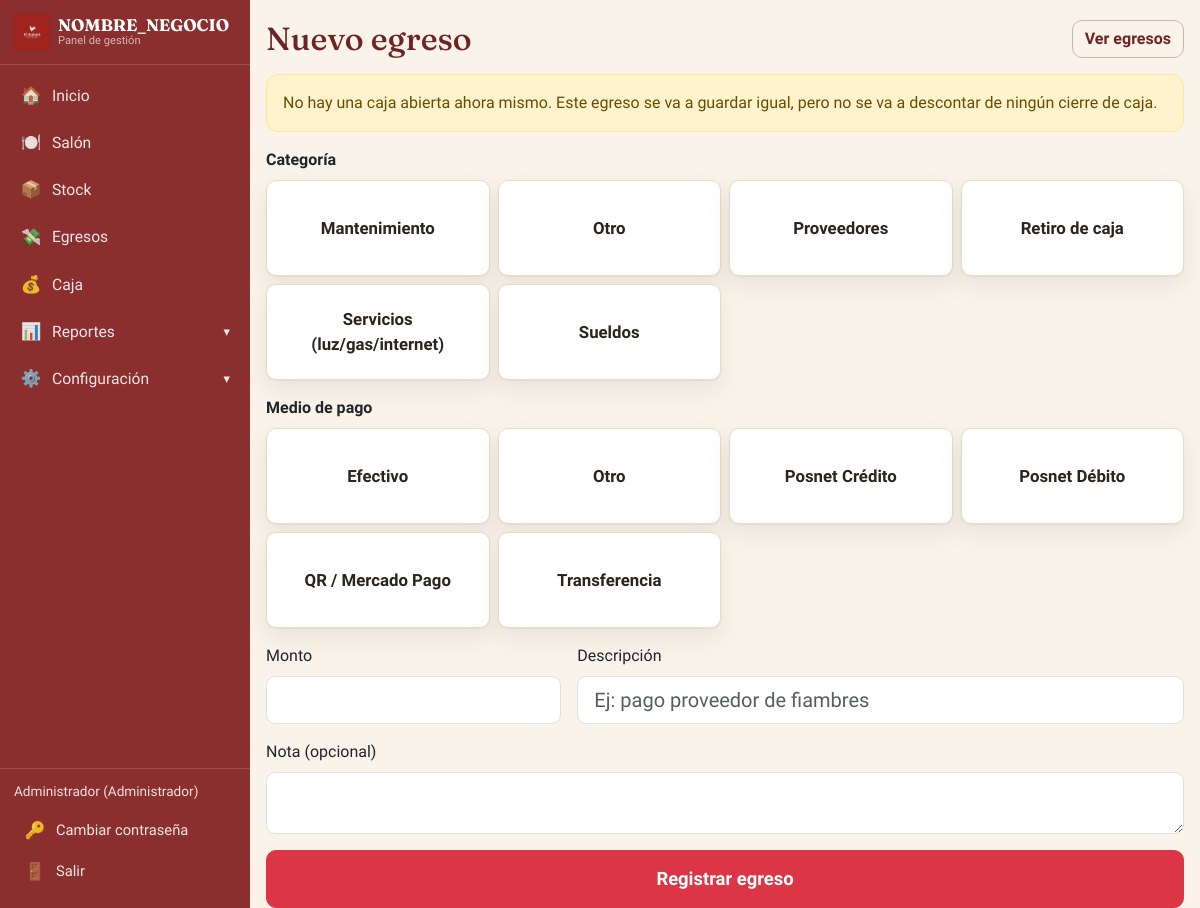
The page /DEPLOY_HOSTINGER/egresos/nuevo.php (signed in) on the database its author committed.
### tables this page shows
CREATE TABLE IF NOT EXISTS categorias_egreso (
    id INT UNSIGNED AUTO_INCREMENT PRIMARY KEY,
    nombre VARCHAR(100) NOT NULL,
    activo TINYINT(1) NOT NULL DEFAULT 1
);

CREATE TABLE IF NOT EXISTS medios_pago (
    id INT UNSIGNED AUTO_INCREMENT PRIMARY KEY,
    nombre VARCHAR(50) NOT NULL UNIQUE,
    activo TINYINT(1) NOT NULL DEFAULT 1,
     
     
     
     
    es_efectivo TINYINT(1) NOT NULL DEFAULT 0
);

### DEPLOY_HOSTINGER/includes/auth.php (called while the page is built, shortened)
<?php
function estaLogueado(): bool
{
    return isset($_SESSION['usuario_id']);
}
function tienePermiso(string $permiso): bool
{
    return estaLogueado() && !empty($_SESSION['permisos'][$permiso]);
}
function rutaBase(): string
{
    $partes = explode('/', trim($_SERVER['SCRIPT_NAME'], '/'));
    $profundidad = count($partes) - 1;
    return str_repeat('../', $profundidad);
}

### DEPLOY_HOSTINGER/includes/functions.php (called while the page is built, shortened)
<?php
function h(?string $texto): string
{
    return htmlspecialchars($texto ?? '', ENT_QUOTES, 'UTF-8');
}
    ?>

### DEPLOY_HOSTINGER/egresos/nuevo.php (the view, shortened to what this page needs)
<?php
require_once __DIR__ . '/../includes/auth.php';
require_once __DIR__ . '/../includes/functions.php';
$pdo = obtenerConexion();
$categorias = $pdo->query('SELECT * FROM categorias_egreso WHERE activo = 1 ORDER BY nombre')->fetchAll();
$mediosPago = $pdo->query('SELECT * FROM medios_pago WHERE activo = 1 ORDER BY nombre')->fetchAll();
$stmt = $pdo->query("SELECT id FROM caja_sesiones WHERE estado = 'abierta' ORDER BY id DESC LIMIT 1");
$cajaAbiertaId = $stmt->fetchColumn();
$cajaAbiertaId = $cajaAbiertaId ? (int)$cajaAbiertaId : null;
require __DIR__ . '/../includes/header.php';
?>
<div class="d-flex justify-content-between align-items-center mb-3 flex-wrap gap-2">
  <h2 class="mb-0">Nuevo egreso</h2>
  <a href="listar.php" class="btn btn-outline-secondary">Ver egresos</a>
</div>
<?php if (!$cajaAbiertaId): ?>
  <div class="alert alert-warning">No hay una caja abierta ahora mismo. Este egreso se va a guardar igual, pero no se va a descontar de ningún cierre de caja.</div>
<?php endif; ?>
<form method="post" action="nuevo.php" class="row g-3">
  <div class="col-12">
    <label class="form-label fw-bold">Categoría</label>
    <div class="row g-2" id="grillaCategorias">
      <?php foreach ($categorias as $c): ?>
        <div class="col-6 col-md-3">
          <button type="button" class="btn producto-btn chip-egreso" data-tipo="categoria" data-id="<?= (int)$c['id'] ?>">
            <div class="fw-bold text-center"><?= h($c['nombre']) ?></div>
          </button>
        </div>
      <?php endforeach; ?>
    </div>
  </div>
  <div class="col-12">
    <label class="form-label fw-bold">Medio de pago</label>
    <div class="row g-2" id="grillaMedios">
      <?php foreach ($mediosPago as $mp): ?>
        <div class="col-6 col-md-3">
          <button type="button" class="btn producto-btn chip-egreso" data-tipo="medio" data-id="<?= (int)$mp['id'] ?>">
            <div class="fw-bold text-center"><?= h($mp['nombre']) ?></div>
          </button>
        </div>
      <?php endforeach; ?>
    </div>
  </div>
  <div class="col-md-4">
    <label class="form-label">Monto</label>
    <input type="number" step="0.01" min="0.01" name="monto" class="form-control form-control-lg" value="<?= h($_POST['monto'] ?? '') ?>" required autofocus>
  </div>
  <div class="col-md-8">
    <label class="form-label">Descripción</label>
    <input type="text" name="descripcion" class="form-control form-control-lg" placeholder="Ej: pago proveedor de fiambres" value="<?= h($_POST['descripcion'] ?? '') ?>" required>
  </div>
  <div class="col-12">
    <label class="form-label">Nota (opcional)</label>
    <textarea name="nota" class="form-control" rows="2"><?= h($_POST['nota'] ?? '') ?></textarea>
  </div>
  <div class="col-12">
    <button type="submit" class="btn btn-danger btn-lg-touch w-100">Registrar egreso</button>
  </div>
</form>
<?php require __DIR__ . '/../includes/footer.php'; ?>

### DEPLOY_HOSTINGER/includes/header.php (shortened to what this page needs)
<?php
$base = rutaBase();
$dirActualSidebar = basename(dirname($_SERVER['SCRIPT_NAME']));
$archivoActualSidebar = basename($_SERVER['SCRIPT_NAME']);
$scriptActualSidebar = ($dirActualSidebar === '' || $dirActualSidebar === '.')
    ? $archivoActualSidebar
    : $dirActualSidebar . '/' . $archivoActualSidebar;
$esActivoSidebar = function (string $ruta) use ($scriptActualSidebar): string {
    return $ruta === $scriptActualSidebar ? ' active' : '';
};
$rutasReportesSidebar = [
    'reportes/ventas.php', 'reportes/productos_top.php', 'reportes/medios_pago.php',
    'reportes/ingresos_egresos.php', 'reportes/auditoria_pedidos.php',
];
$rutasConfigSidebar = [
    'productos/listar.php', 'categorias/listar.php', 'mesas/listar.php',
    'medios_pago/listar.php', 'egresos/categorias.php', 'usuarios/listar.php',
    'perfiles/listar.php',
];
$grupoReportesActivo = in_array($scriptActualSidebar, $rutasReportesSidebar, true);
$grupoConfigActivo = in_array($scriptActualSidebar, $rutasConfigSidebar, true);
$mostrarConfigProductos = tienePermiso('gestionar_productos');
$mostrarConfigCategorias = tienePermiso('gestionar_categorias');
$mostrarConfigMesas = tienePermiso('gestionar_mesas');
$mostrarConfigMediosPago = tienePermiso('gestionar_medios_pago');
$mostrarConfigEgresosCategorias = tienePermiso('gestionar_egresos_categorias');
$mostrarConfigUsuarios = tienePermiso('gestionar_usuarios');
$mostrarConfigPerfiles = tienePermiso('gestionar_perfiles');
$mostrarGrupoConfig = $mostrarConfigProductos || $mostrarConfigCategorias || $mostrarConfigMesas
    || $mostrarConfigMediosPago || $mostrarConfigEgresosCategorias || $mostrarConfigUsuarios || $mostrarConfigPerfiles;
$versionCss = '20260920-r19';
?>
<!DOCTYPE html>
<html lang="es">
<head>
<link href="<?= $base ?>assets/vendor/bootstrap-5.3.3/bootstrap.min.css" rel="stylesheet">
<link href="<?= $base ?>assets/css/style.css?v=<?= h($versionCss) ?>" rel="stylesheet">
</head>
<body>
<?php if (estaLogueado()): ?>
<div class="offcanvas-md offcanvas-start app-sidebar no-imprimir" tabindex="-1" id="sidebar" aria-labelledby="sidebarLabel">
  <div class="offcanvas-body sidebar-body d-flex flex-column p-0">
    <div class="sidebar-brand d-none d-md-flex align-items-center justify-content-between">
      <a class="d-flex align-items-center gap-2 text-decoration-none" href="<?= $base ?>dashboard.php">
        <img src="<?= $base ?>assets/img/logo.png" alt="<?= h(NOMBRE_NEGOCIO) ?>" class="logo-imagen"
             onerror="this.style.display='none'; this.nextElementSibling.style.display='flex';">
        <span class="sidebar-brand-textos">
          <span class="sidebar-brand-text"><?= h(NOMBRE_NEGOCIO) ?></span>
          <span class="sidebar-brand-subtitulo">Panel de gestión</span>
        </span>
      </a>
    </div>
    <ul class="nav flex-column sidebar-nav flex-grow-1">
      <li class="nav-item">
        <a class="nav-link<?= $esActivoSidebar('dashboard.php') ?>" href="<?= $base ?>dashboard.php" title="Inicio">
          <span class="sidebar-icon">🏠</span><span class="sidebar-label">Inicio</span>
        </a>
      </li>
      <li class="nav-item">
        <a class="nav-link<?= $esActivoSidebar('mesas/salon.php') ?>" href="<?= $base ?>mesas/salon.php" title="Salón">
          <span class="sidebar-icon">🍽️</span><span class="sidebar-label">Salón</span>
        </a>
      </li>
      <li class="nav-item">
        <a class="nav-link<?= $esActivoSidebar('stock/movimientos.php') ?>" href="<?= $base ?>stock/movimientos.php" title="Stock">
          <span class="sidebar-icon">📦</span><span class="sidebar-label">Stock</span>
        </a>
      </li>
      <li class="nav-item">
        <a class="nav-link<?= $esActivoSidebar('egresos/listar.php') ?>" href="<?= $base ?>egresos/listar.php" title="Egresos">
          <span class="sidebar-icon">💸</span><span class="sidebar-label">Egresos</span>
        </a>
      </li>
      <?php if (tienePermiso('ver_caja')): ?>
      <li class="nav-item">
        <a class="nav-link<?= $esActivoSidebar('caja/historial.php') ?>" href="<?= $base ?>caja/historial.php" title="Caja">
          <span class="sidebar-icon">💰</span><span class="sidebar-label">Caja</span>
        </a>
      </li>
      <?php endif; ?>
      <?php if (tienePermiso('ver_reportes')): ?>
      <li class="nav-item">
        <button class="nav-link sidebar-group-toggle<?= $grupoReportesActivo ? '' : ' collapsed' ?>" type="button"
                data-bs-toggle="collapse" data-bs-target="#navReportes"
                aria-expanded="<?= $grupoReportesActivo ? 'true' : 'false' ?>" aria-controls="navReportes" title="Reportes">
          <span class="sidebar-icon">📊</span><span class="sidebar-label">Reportes</span>
          <span class="sidebar-chevron">&#9662;</span>
        </button>
      </li>
      <?php endif; ?>
      <?php if ($mostrarGrupoConfig): ?>
      <li class="nav-item">
        <button class="nav-link sidebar-group-toggle<?= $grupoConfigActivo ? '' : ' collapsed' ?>" type="button"
                data-bs-toggle="collapse" data-bs-target="#navConfig"
                aria-expanded="<?= $grupoConfigActivo ? 'true' : 'false' ?>" aria-controls="navConfig" title="Configuración">
          <span class="sidebar-icon">⚙️</span><span class="sidebar-label">Configuración</span>
          <span class="sidebar-chevron">&#9662;</span>
        </button>
      </li>
      <?php endif; ?>
    </ul>
    <div class="sidebar-footer">
      <div class="sidebar-user-info">
        <?= h($_SESSION['usuario_nombre']) ?> (<?= h($_SESSION['perfil_nombre'] ?? 'Sin perfil') ?>)
      </div>
      <a href="<?= $base ?>cambiar_password.php" class="sidebar-footer-link" title="Cambiar contraseña">
        <span class="sidebar-icon">🔑</span><span class="sidebar-label">Cambiar contraseña</span>
      </a>
      <a href="<?= $base ?>logout.php" class="sidebar-footer-link" title="Salir">
        <span class="sidebar-icon">🚪</span><span class="sidebar-label">Salir</span>
      </a>
    </div>
  </div>
</div>
<?php endif; ?>
<div class="container-fluid px-3 main-content">

### DEPLOY_HOSTINGER/includes/footer.php (shortened to what this page needs)
</div>
</body>
</html>

### DEPLOY_HOSTINGER/assets/css/style.css (style rules this page uses)
:root { --marca-principal: #8B2E2E; --marca-principal-oscuro: #6e2424; --marca-principal-claro: #b85c5c; --marca-crema: #FAF3E9; --marca-crema-oscuro: #EFE3D2; --marca-secundario: #7a6a58; --marca-secundario-oscuro: #5f5346; }
body { background-color: var(--marca-crema); font-size: 1rem; }
:root { --sidebar-width: 250px; }
.app-sidebar { background-color: var(--marca-principal); color: #fff; }
.sidebar-body { height: 100%; overflow-y: auto; overflow-x: hidden; }
.sidebar-brand { padding: 14px 14px; border-bottom: 1px solid rgba(255, 255, 255, 0.15); min-height: 64px; }
.sidebar-brand-text { color: #fff; font-weight: 700; font-size: 1.05rem; white-space: nowrap; overflow: hidden; text-overflow: ellipsis; }
.sidebar-nav { padding: 8px; }
.sidebar-nav .nav-link, .sidebar-group-toggle { color: rgba(255, 255, 255, 0.88); border-radius: 8px; padding: 10px 12px; margin-bottom: 2px; display: flex; align-items: center; gap: 10px; width: 100%; text-align: left; border: 0; background: transparent; font-size: 0.98rem; }
.sidebar-icon { flex: 0 0 auto; width: 22px; text-align: center; font-size: 1.05rem; }
.sidebar-label { white-space: nowrap; overflow: hidden; text-overflow: ellipsis; }
.sidebar-chevron { margin-left: auto; transition: transform 0.15s ease; font-size: 0.8rem; }
.sidebar-footer { border-top: 1px solid rgba(255, 255, 255, 0.15); padding: 12px 14px 16px; }
.sidebar-user-info { color: rgba(255, 255, 255, 0.85); font-size: 0.85rem; margin-bottom: 8px; white-space: nowrap; overflow: hidden; text-overflow: ellipsis; }
.sidebar-footer-link { display: flex; align-items: center; gap: 10px; color: rgba(255, 255, 255, 0.88); text-decoration: none; padding: 8px 10px; border-radius: 8px; font-size: 0.92rem; }
.main-content { padding-top: 16px; }
@media (min-width: 768px) { #sidebar.offcanvas-md { width: var(--sidebar-width) !important; position: fixed !important; top: 0; left: 0; bottom: 0; z-index: 1030; border-right: 0; background-color: var(--marca-principal) !important; } }
@media (min-width: 768px) { .main-content { margin-left: var(--sidebar-width); width: calc(100% - var(--sidebar-width)); padding-top: 20px; } }
.btn-outline-secondary { color: var(--marca-principal-oscuro); border-color: #c9b8a8; }
a { color: var(--marca-principal); }
.card-title, h2, h4, h5.card-title { color: var(--marca-principal-oscuro); }
.logo-imagen { height: 36px; width: auto; }
.producto-btn { width: 100%; height: 100%; min-height: 96px; text-align: left; white-space: normal; font-size: 1.05rem; border-width: 1.5px; color: #2b2320; background-color: var(--superficie); border-color: var(--borde-suave); box-shadow: var(--sombra-tarjeta); transition: background-color 0.15s ease, border-color 0.15s ease, transform 0.08s ease; }
.btn-lg-touch { font-size: 1.15rem; padding: 14px 20px; }
:root { --borde-suave: #e7dcc8; --texto-secundario: #7c6c5d; --sombra-tarjeta: 0 1px 2px rgba(43, 35, 32, .06), 0 10px 24px rgba(43, 35, 32, .08); --superficie: #fff; --marca-suave: #f4e4e0; --exito: #3f7a5c; --exito-suave: #e3f0e9; --peligro: #b23a3a; --peligro-suave: #f8e4e2; --alerta: #b8863a; --alerta-suave: #fbf0dc; --info: #3f6b8a; --info-suave: #e6eef3; }
body { font-family: 'Work Sans', 'Segoe UI', sans-serif; }
h1, h2, h3, h4, h5, h6, .card-title, .sidebar-brand-text, .fs-3, legend { font-family: 'Fraunces', Georgia, serif; }
.sidebar-brand-textos { display: flex; flex-direction: column; line-height: 1.15; overflow: hidden; }
.sidebar-brand-subtitulo { font-family: 'Work Sans', sans-serif; font-size: 0.7rem; color: rgba(255, 255, 255, 0.65); white-space: nowrap; overflow: hidden; text-overflow: ellipsis; }
.btn { border-radius: 10px; font-weight: 600; }
.alert { border-radius: 12px; }
.form-control, .form-select { border-radius: 9px; }

### rows shown on the page
categorias_egreso: nombre "Mantenimiento"
categorias_egreso: nombre "Otro"
categorias_egreso: nombre "Proveedores"
categorias_egreso: nombre "Retiro de caja"
categorias_egreso: nombre "Servicios (luz/gas/internet)"
categorias_egreso: nombre "Sueldos"
medios_pago: nombre "Efectivo"
medios_pago: nombre "Otro"
medios_pago: nombre "Posnet Crédito"
medios_pago: nombre "Posnet Débito"
medios_pago: nombre "QR / Mercado Pago"
medios_pago: nombre "Transferencia"

### other values the page prints
NOMBRE_NEGOCIO "NOMBRE_NEGOCIO"
$_SESSION['usuario_nombre'] "Administrador"
$_SESSION['perfil_nombre'] "Administrador"
